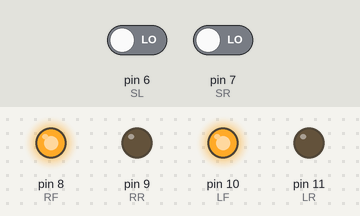
A sketch run on a simulated Arduino Uno, built with avr-gcc and run on an emulated ATmega328P. Shown: output pins drawn as LEDs (lit = HIGH). The test bench sets the inputs (shaded band); at power-on: pin 6 (SL) LOW, pin 7 (SR) LOW.

Above: at 1.2 s.
1.3 s: pin 6 (SL) driven HIGH
At 1.7 s:
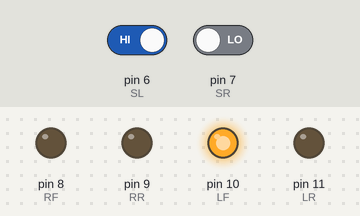
2.8 s: pin 7 (SR) driven HIGH
At 3.2 s:
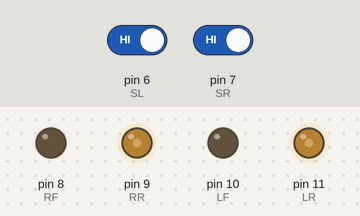
4.3 s: pin 6 (SL) driven LOW
At 5.0 s:
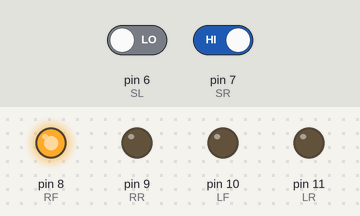
Timing chart, 0 to 7.3 s (numbered marks = the images above; inputs shaded):
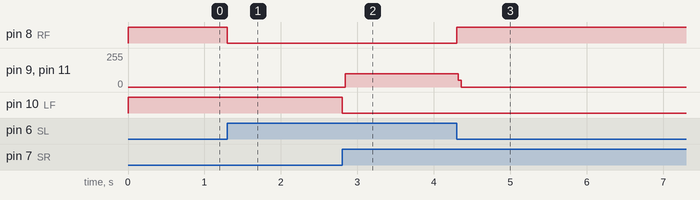

Measured:
- after the input at 1.3 s, pin 8 (RF): HIGH → LOW at once
- after the input at 2.8 s, pin 9 (RR), pin 11 (LR): 0/255 → 98/255 at once; pin 10 (LF): HIGH → LOW at once
- after the input at 4.3 s, pin 8 (RF): LOW → HIGH at once; pin 9 (RR), pin 11 (LR): 98/255 → 0/255 at once

The sketch:

LineFollower_iF.ino
```cpp
//Motor Pin
const int LF = 10;
const int LR = 11;
const int RF = 8;
const int RR = 9;
//Sensor Pin
const int SL = 6;
const int SR = 7;

void setup() {
  // put your setup code here, to run once:

  Serial.begin(9600);

  pinMode(LF, OUTPUT);
  pinMode(LR, OUTPUT);
  pinMode(RF, OUTPUT);
  pinMode(RR, OUTPUT);

  pinMode(SL, INPUT);
  pinMode(SR, INPUT);
}

void loop() {
  if(digitalRead(SL)){
    if(digitalRead(SR)){
      //Stop
      digitalWrite(LF,LOW);
      digitalWrite(LR,HIGH);
      digitalWrite(RF,LOW);
      digitalWrite(RR,HIGH);
      yield();
      digitalWrite(LF,LOW);
      digitalWrite(LR,LOW);
      digitalWrite(RF,LOW);
      digitalWrite(RR,LOW);
    }
    else{
      //Left
      digitalWrite(LF,HIGH);
      digitalWrite(LR,LOW);
      digitalWrite(RF,LOW);
      digitalWrite(RR,LOW);
    }
  }
  else
  {
    if(digitalRead(SR)){
      //Right
      digitalWrite(LF,LOW);
      digitalWrite(LR,LOW);
      digitalWrite(RF,HIGH);
      digitalWrite(RR,LOW);
    }
    else{
    //Forward
    digitalWrite(LF,HIGH);
    digitalWrite(LR,LOW);
    digitalWrite(RF,HIGH);
    digitalWrite(RR,LOW);
    }
  }


}
```
